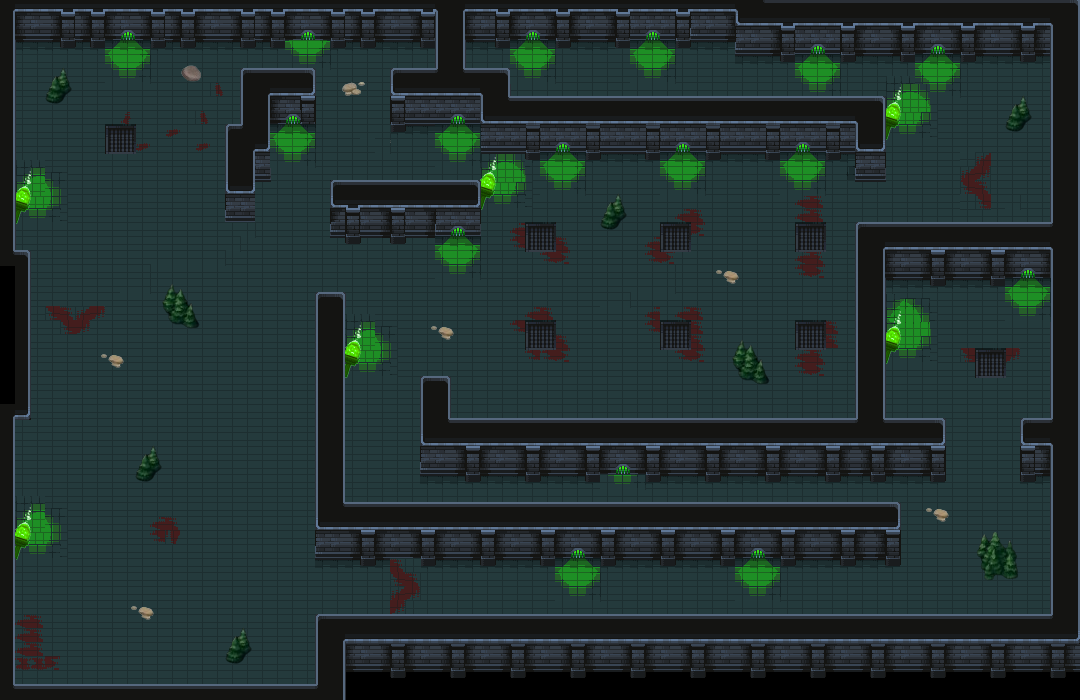

This is a level from a 2D game, rendered from its Tiled map with the project's own tilesets. A one-line summary and the map file follow, with tile-layer data summarised:
An orthogonal 72x50 tile map with 15x14 px tiles, 6 tile layers (bg, lumières flambeaux, flambeaux, Calque de Tuiles 2, ...), 7 tilesets and 32 objects (23x collision, 7x monster spawnarea, spawnpoint, portal spawnpoint).

<map version="1.10" tiledversion="1.10.2" orientation="orthogonal" renderorder="right-down" width="72" height="50" tilewidth="15" tileheight="14" infinite="0" nextlayerid="10" nextobjectid="58">
 <tileset firstgid="1" source="Tiles.tsx" />
 <tileset firstgid="626" source="flambeau map2.tsx" />
 <tileset firstgid="1646" source="lumières d map2.tsx" />
 <tileset firstgid="2374" source="lumières h map2.tsx" />
 <tileset firstgid="3102" source="flambeau vert.tsx" />
 <tileset firstgid="4122" source="forest1.tsx" />
 <tileset firstgid="5253" source="forest2.tsx" />
 <layer id="1" name="bg" width="72" height="50">
  <data>[3600 cells, 3481 non-empty, 30 distinct tile ids]</data>
 </layer>
 <layer id="9" name="lumières flambeaux" width="72" height="50">
  <data>[3600 cells, 109 non-empty, 23 distinct tile ids]</data>
 </layer>
 <layer id="7" name="flambeaux" width="72" height="50">
  <data>[3600 cells, 74 non-empty, 14 distinct tile ids]</data>
 </layer>
 <layer id="2" name="Calque de Tuiles 2" width="72" height="50">
  <data>[3600 cells, 1215 non-empty, 56 distinct tile ids]</data>
 </layer>
 <layer id="8" name="grilles" width="72" height="50">
  <data>[3600 cells, 181 non-empty, 14 distinct tile ids]</data>
 </layer>
 <layer id="3" name="Calque de Tuiles 3" width="72" height="50">
  <data>[3600 cells, 213 non-empty, 67 distinct tile ids]</data>
 </layer>
 <objectgroup id="6" name="spawn and exit">
  <object id="52" type="spawnpoint" x="600" y="80">
   <point />
  </object>
  <object id="57" type="portal spawnpoint" x="990.667" y="389.333">
   <point />
  </object>
 </objectgroup>
 <objectgroup id="4" name="collision">
  <object id="1" type="collision" x="2" y="-2" width="750.667" height="45" />
  <object id="2" type="collision" x="734.667" y="-1.33333" width="348" height="57.3333" />
  <object id="4" type="collision" x="436" y="26.6667" width="30.6667" height="100" />
  <object id="5" type="collision" x="392" y="68" width="118.667" height="58.6667" />
  <object id="6" type="collision" x="482.667" y="96" width="404" height="48.6633" />
  <object id="7" type="collision" x="854.667" y="130.667" width="30.6666" height="50.6667" />
  <object id="8" type="collision" x="332" y="178.667" width="149.333" height="58.6667" />
  <object id="9" type="collision" x="241.333" y="66.6667" width="74.6667" height="64" />
  <object id="10" type="collision" x="226.667" y="125.333" width="42.6667" height="56" />
  <object id="11" type="collision" x="226.667" y="173.333" width="29.3333" height="40" />
  <object id="12" type="collision" x="314.667" y="292" width="32" height="266.666" />
  <object id="13" type="collision" x="421.333" y="377.333" width="29.3333" height="88" />
  <object id="14" type="collision" x="856" y="222.667" width="213.333" height="57.3333" />
  <object id="15" type="collision" x="857.333" y="273.333" width="28" height="182.667" />
  <object id="16" type="collision" x="436" y="417.333" width="510.667" height="48" />
  <object id="17" type="collision" x="1021.33" y="416" width="60" height="60" />
  <object id="18" type="collision" x="1049.33" y="1.33333" width="32" height="674.667" />
  <object id="19" type="collision" x="340" y="503" width="558.667" height="56" />
  <object id="20" type="collision" x="316" y="613.333" width="765.67" height="88" />
  <object id="21" type="collision" x="-1.33333" y="24" width="16" height="249.333" />
  <object id="22" type="collision" x="1.77636e-15" y="248" width="30.6667" height="170.667" />
  <object id="23" type="collision" x="-2.66667" y="412" width="18.6667" height="292" />
  <object id="26" type="collision" x="10.6667" y="681.333" width="336" height="20" />
 </objectgroup>
 <objectgroup id="5" name="monster area">
  <object id="46" type="monster spawnarea" x="514.369" y="181.337" width="298.16" height="207.491" />
  <object id="56" type="monster spawnarea" x="922.369" y="100.004" width="92.8267" height="116.824" />
  <object id="47" type="monster spawnarea" x="45.3342" y="88.9248" width="148.208" height="135.695" />
  <object id="48" type="monster spawnarea" x="59.2832" y="258.159" width="219.696" height="413.135" />
  <object id="49" type="monster spawnarea" x="911.915" y="301.647" width="122.284" height="90.6684" />
  <object id="50" type="monster spawnarea" x="922.902" y="495.907" width="105.079" height="110.874" />
  <object id="54" type="monster spawnarea" x="377.333" y="280" width="13.3333" height="214.667" />
 </objectgroup>
</map>
